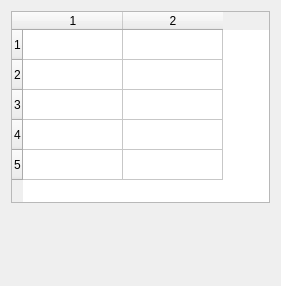
<?xml version="1.0" encoding="UTF-8"?>
<ui version="4.0">
 <class>AnalysisModule</class>
 <widget class="qMRMLWidget" name="AnalysisModule">
  <property name="geometry">
   <rect>
    <x>0</x>
    <y>0</y>
    <width>281</width>
    <height>286</height>
   </rect>
  </property>
  <layout class="QVBoxLayout" name="verticalLayout">
   <item>
    <widget class="QTableWidget" name="tableWidget">
     <property name="rowCount">
      <number>5</number>
     </property>
     <property name="columnCount">
      <number>2</number>
     </property>
     <row/>
     <row/>
     <row/>
     <row/>
     <row/>
     <column/>
     <column/>
    </widget>
   </item>
   <item>
    <spacer name="verticalSpacer">
     <property name="orientation">
      <enum>Qt::Vertical</enum>
     </property>
     <property name="sizeHint" stdset="0">
      <size>
       <width>20</width>
       <height>40</height>
      </size>
     </property>
    </spacer>
   </item>
  </layout>
 </widget>
 <customwidgets>
  <customwidget>
   <class>qMRMLWidget</class>
   <extends>QWidget</extends>
   <header>qMRMLWidget.h</header>
   <container>1</container>
  </customwidget>
 </customwidgets>
 <resources/>
 <connections/>
</ui>
